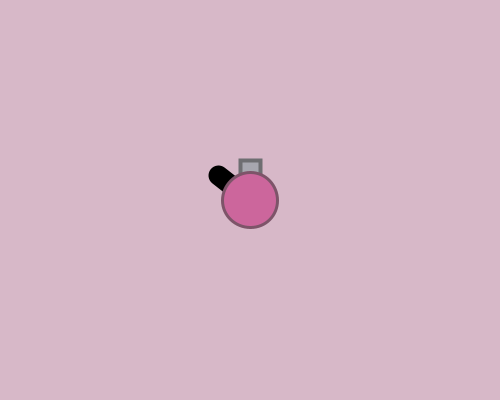
Frame 1 (no input)
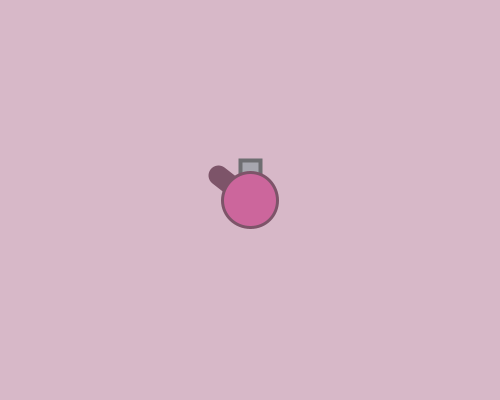
Frame 60 (the mouse pressed at the canvas centre just before this capture)
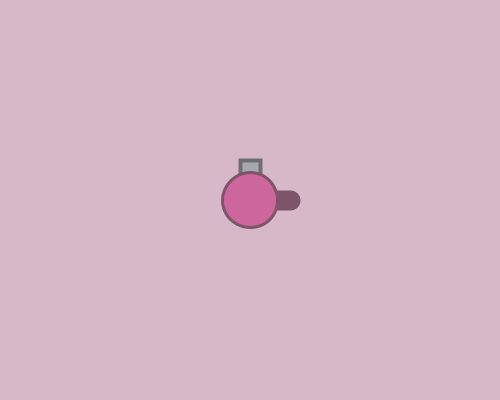
Frame 120 (the mouse held since frame 60 and released just before this capture)

The Processing sketch that drew these frames (run headless with seeded random() and noise(); from frame 60 on, the mouse is pressed at the canvas centre):

// Processing sketch: week07_2_arras02_atan_cos_sin
// ── week07_2_arras02_atan_cos_sin.pde
//week07_2_arras02_atan_cos_sin
void setup() {
  size(500, 400);
}
float x=250, y=200;
void draw() {
  background(215, 184, 200);//背景
  float dx  = mouseX-x, dy=mouseY-y;
  float a = atan2(dy, dx);//atan2()算出角度
  strokeWeight(20);//很粗的一條線,長度40
  line(x, y, x+cos(a)*40, y+sin(a)*40);//cos()算出x方向,sin()算出y方向


  fill(167, 167, 175);//砲管方體顏色
  stroke(110, 110, 113);//邊線
  strokeWeight(4);
  rect(240, 160, 20, 20);//位置

  fill(204, 102, 156);//砲塔球體顏色
  stroke(125, 84, 105);//球邊線顏色
  strokeWeight(3);//邊線長度
  ellipse(x, y, 55, 55);//位置

  //line(x, y, mouseX, mouseY);//拉一條會隨著滑鼠移動的線
}
